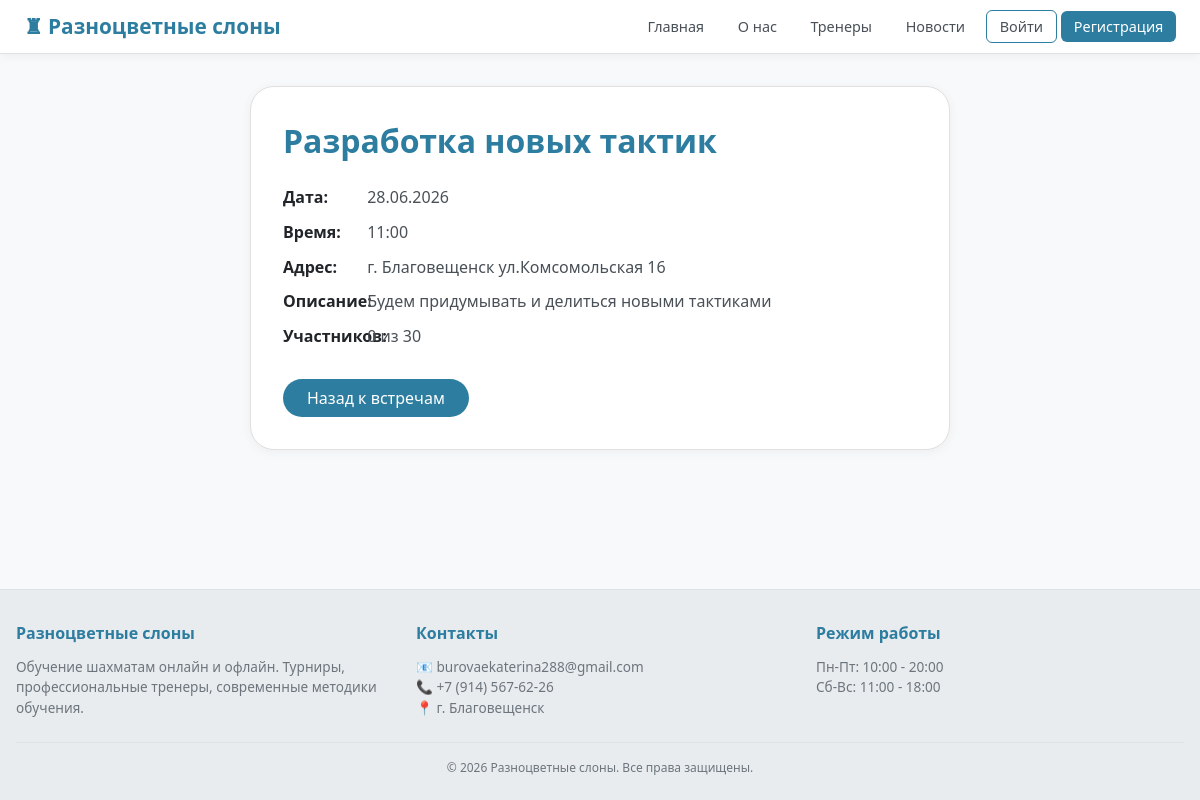
Screenshot of /meetings/14/ with the database file from the repository.
### main/models.py (models this page shows, shortened)
class ClubMeeting(models.Model):
    name = models.CharField(max_length=200, verbose_name='Название')
    description = models.TextField(verbose_name='Описание')
    date = models.DateField(verbose_name='Дата')
    time = models.TimeField(verbose_name='Время')
    location = models.CharField(max_length=200, verbose_name='Место проведения')
    max_participants = models.IntegerField(default=30, verbose_name='Максимум участников')
    participants = models.ManyToManyField(User, blank=True, related_name='meetings')

### main/views.py (the view)
# urls.py: path('meetings/<int:id>/', views.meeting_detail, name='meeting_detail'),
def meeting_detail(request, id):
    meeting = get_object_or_404(ClubMeeting, id=id)
    return render(request, 'main/meetings/detail.html', {'meeting': meeting})

### main/templates/main/meetings/detail.html (shortened to what this page needs)
{% extends 'main/base.html' %}
{% block content %}
<div class="detail-container">
    <h1>{{ meeting.name }}</h1>
    <div class="detail-info">
        <p><strong>Дата:</strong> {{ meeting.date|date:"d.m.Y" }}</p>
        <p><strong>Время:</strong> {{ meeting.time|time:"H:i" }}</p>
        <p><strong>Адрес:</strong> {{ meeting.location|default:"Не указан" }}</p>
        <p><strong>Описание:</strong> {{ meeting.description|default:"Нет описания" }}</p>
        <p><strong>Участников:</strong> {{ meeting.participants.count }} из {{ meeting.max_participants }}</p>
    </div>
    <div class="button-group">
        <a href="{% url 'meetings_list' %}" class="btn-back">Назад к встречам</a>
    </div>
</div>
{% endblock %}

### main/templates/main/base.html (style rules this page uses)
* { margin: 0; padding: 0; box-sizing: border-box; font-family: 'Segoe UI', system-ui, sans-serif; }
body { background: #f8f9fa; color: #212529; min-height: 100vh; display: flex; flex-direction: column; overflow-x: hidden; max-width: 100%; padding-top: 70px; }
html { overflow-x: hidden; max-width: 100%; }

### main/templates/main/meetings/detail.html (style rules this page uses)
.detail-container { max-width: 700px; margin: 0 auto; background: white; padding: 2rem; border-radius: 24px; border: 1px solid #e0e0e0; box-shadow: 0 2px 12px rgba(0,0,0,0.05); }
.detail-container h1 { color: #2c7da0; margin-bottom: 1rem; font-weight: 600; }
.detail-info { margin: 1.5rem 0; }
.detail-info p { margin-bottom: 0.8rem; color: #495057; font-size: 1rem; }
.detail-info strong { color: #212529; width: 80px; display: inline-block; font-weight: 600; }
.button-group { display: flex; gap: 1rem; margin-top: 2rem; flex-wrap: wrap; }
.btn-back, .btn-edit, .btn-delete, .btn-register { padding: 0.5rem 1.5rem; border-radius: 30px; text-decoration: none; display: inline-block; font-weight: 500; transition: all 0.2s; border: none; cursor: pointer; }
.btn-back { background: #2c7da0; color: white; }

### rows the page displays
ClubMeeting: name "Разработка новых тактик", date "28.06.2026", time "11:00", location "г. Благовещенск ул.Комсомольская 16", description "Будем придумывать и делиться новыми тактиками", participants.count "0", max_participants "30"
